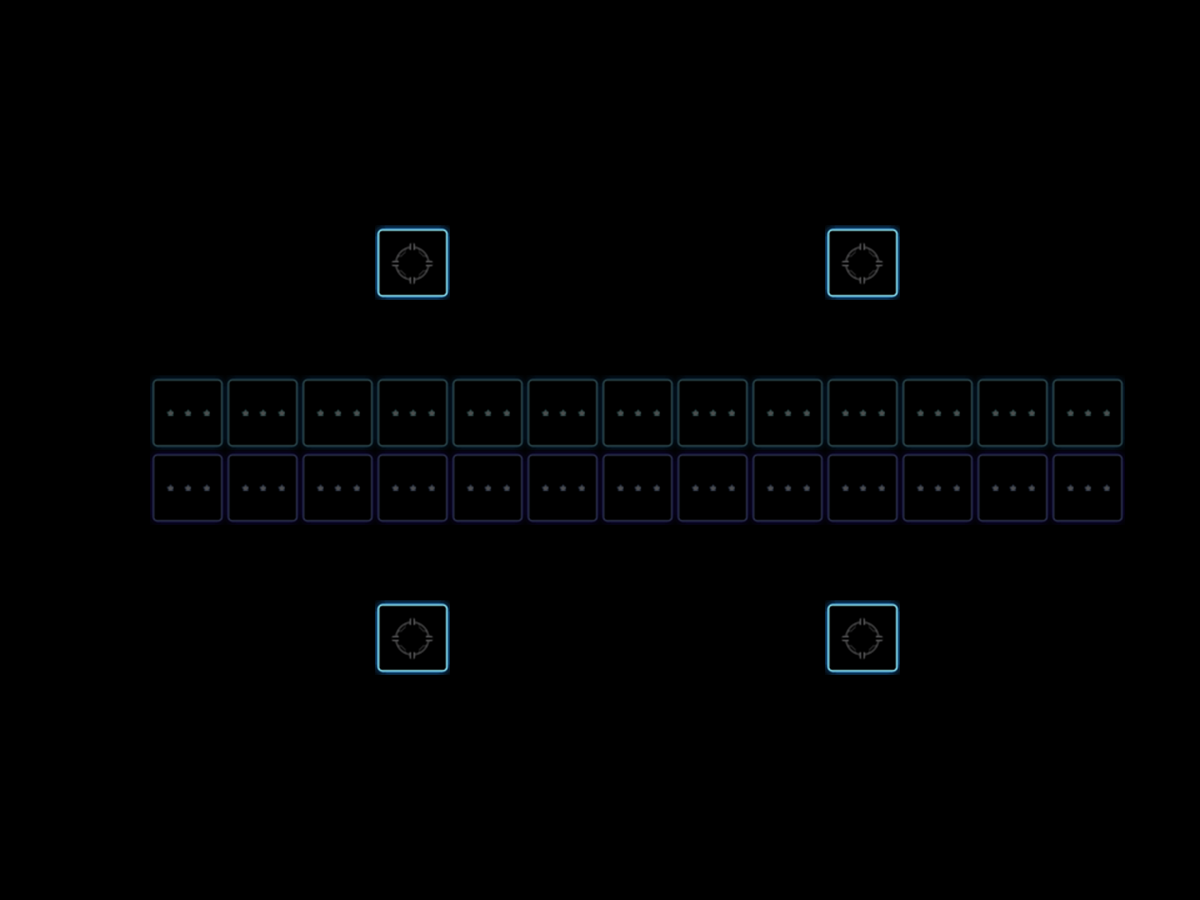

A level layout from a 2D game, rendered from its tile map. Below: a short description, then the map file with tile-grid data replaced by summaries:
An orthogonal 16x12 tile map with 75x75 px tiles, 5 tile layers (road1, road2, road3, road4, ...), 10 tilesets.

<map version="1.0" tiledversion="1.1.6" orientation="orthogonal" renderorder="left-down" width="16" height="12" tilewidth="75" tileheight="75" infinite="0" nextobjectid="1">
 <tileset firstgid="1" source="battle.tsx" />
 <tileset firstgid="2" source="heroPos.tsx" />
 <tileset firstgid="3" source="lr.tsx" />
 <tileset firstgid="4" source="lt.tsx" />
 <tileset firstgid="5" source="lr_r1.tsx" />
 <tileset firstgid="6" source="lt_r1.tsx" />
 <tileset firstgid="7" source="lr_r2.tsx" />
 <tileset firstgid="8" source="lt_r2.tsx" />
 <tileset firstgid="9" source="lr_r3.tsx" />
 <tileset firstgid="10" source="lt_r3.tsx" />
 <layer name="road1" width="16" height="12">
  <data>[192 cells, 0 non-empty, 0 distinct tile ids]</data>
 </layer>
 <layer name="road2" width="16" height="12">
  <data>[192 cells, 13 non-empty, 1 distinct tile ids]</data>
 </layer>
 <layer name="road3" width="16" height="12">
  <data>[192 cells, 0 non-empty, 0 distinct tile ids]</data>
 </layer>
 <layer name="road4" width="16" height="12">
  <data>[192 cells, 13 non-empty, 1 distinct tile ids]</data>
 </layer>
 <layer name="tower" width="16" height="12">
  <data>[192 cells, 4 non-empty, 1 distinct tile ids]</data>
 </layer>
</map>
